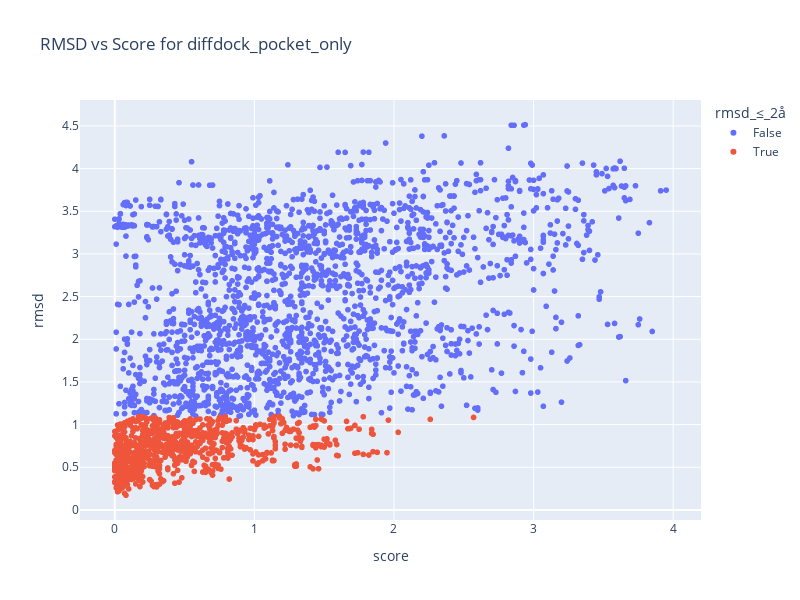
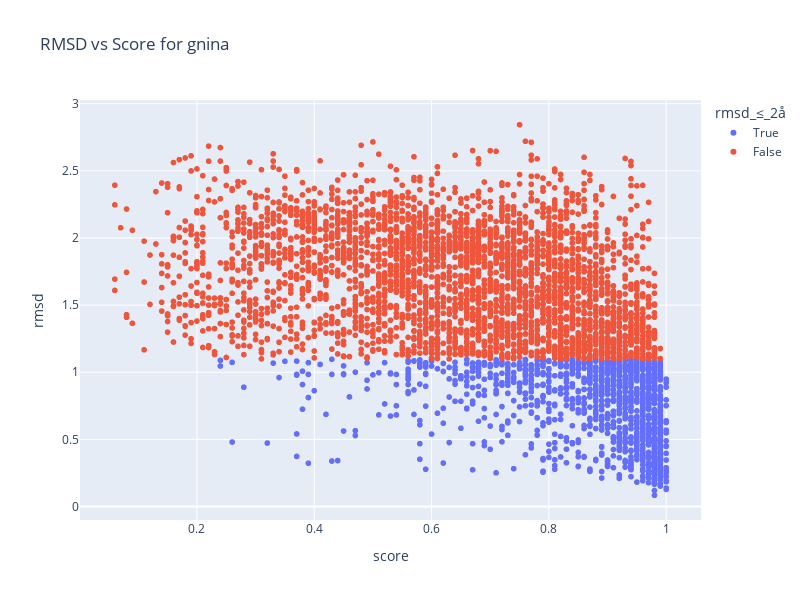
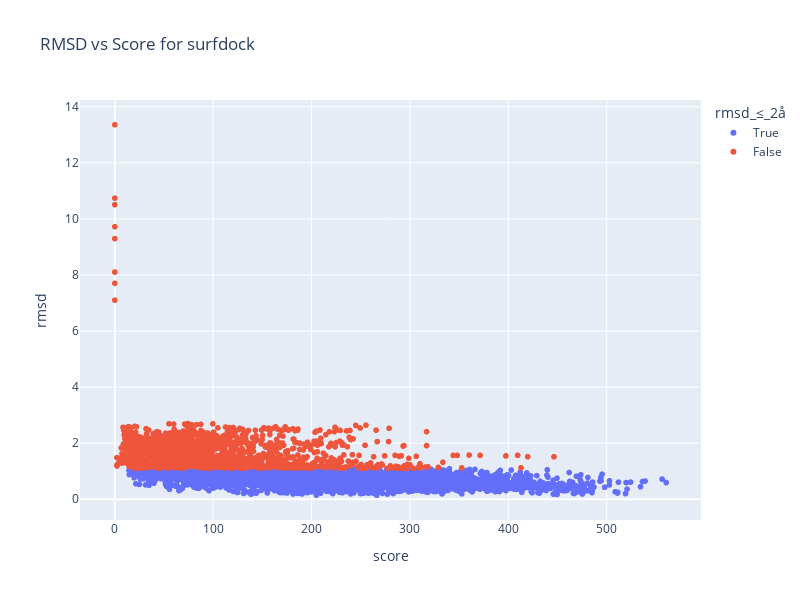
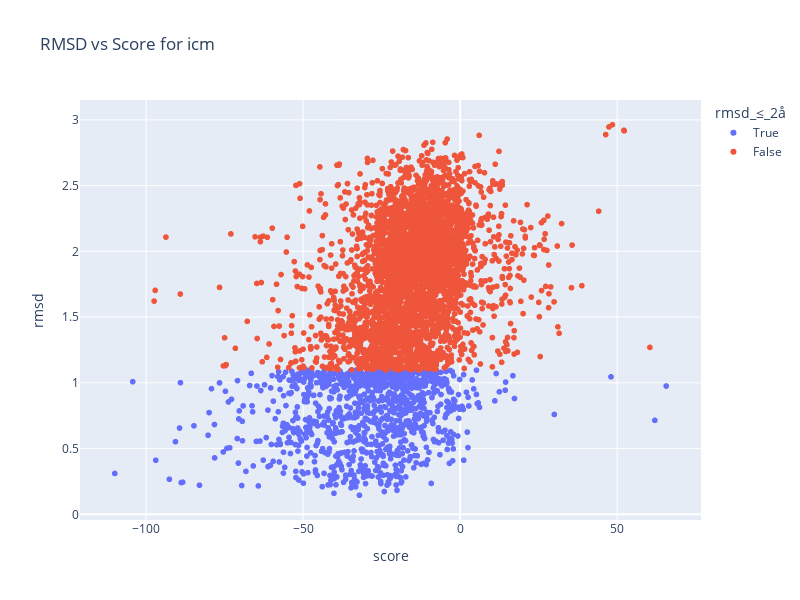

Notebook code cell kept with these figures, in order:
### Code cell
methods = df_combined.dropna(subset=["score"])["method"].unique()

for m in methods:
    subset = df_combined[(df_combined["method"] == m) & (df_combined["score"].notna())]
    fig = px.scatter(
        subset,
        x="score",
        y="rmsd",
        color="rmsd_≤_2å",
        title=f"RMSD vs Score for {m}",
        width=800,
        height=600
    )
    fig.show()

### Figure 1 — Plotly figure (JSON) as saved in the notebook; plotly's stock layout.template omitted (floating-point values rounded to 4 significant figures; data arrays with more than 128 entries replaced by an {"elided": "..."} marker saying what was removed)
{"data": [{"hovertemplate": "rmsd_≤_2å=False<br>score=%{x}<br>rmsd=%{y}<extra></extra>", "legendgroup": "False", "marker": {"color": "#636efa", "symbol": "circle"}, "mode": "markers", "name": "False", "showlegend": true, "type": "scattergl", "x": {"elided": "2025 float values"}, "xaxis": "x", "y": {"elided": "2025 float values"}, "yaxis": "y"}, {"hovertemplate": "rmsd_≤_2å=True<br>score=%{x}<br>rmsd=%{y}<extra></extra>", "legendgroup": "True", "marker": {"color": "#EF553B", "symbol": "circle"}, "mode": "markers", "name": "True", "showlegend": true, "type": "scattergl", "x": {"elided": "995 float values"}, "xaxis": "x", "y": {"elided": "995 float values"}, "yaxis": "y"}], "layout": {"height": 600, "legend": {"title": {"text": "rmsd_≤_2å"}, "tracegroupgap": 0}, "title": {"text": "RMSD vs Score for diffdock_pocket_only"}, "width": 800, "xaxis": {"anchor": "y", "domain": [0, 1], "title": {"text": "score"}}, "yaxis": {"anchor": "x", "domain": [0, 1], "title": {"text": "rmsd"}}}}

### Figure 2 — Plotly figure (JSON) as saved in the notebook; plotly's stock layout.template omitted (floating-point values rounded to 4 significant figures; data arrays with more than 128 entries replaced by an {"elided": "..."} marker saying what was removed)
{"data": [{"hovertemplate": "rmsd_≤_2å=True<br>score=%{x}<br>rmsd=%{y}<extra></extra>", "legendgroup": "True", "marker": {"color": "#636efa", "symbol": "circle"}, "mode": "markers", "name": "True", "showlegend": true, "type": "scattergl", "x": {"elided": "1366 float values"}, "xaxis": "x", "y": {"elided": "1366 float values"}, "yaxis": "y"}, {"hovertemplate": "rmsd_≤_2å=False<br>score=%{x}<br>rmsd=%{y}<extra></extra>", "legendgroup": "False", "marker": {"color": "#EF553B", "symbol": "circle"}, "mode": "markers", "name": "False", "showlegend": true, "type": "scattergl", "x": {"elided": "3554 float values"}, "xaxis": "x", "y": {"elided": "3554 float values"}, "yaxis": "y"}], "layout": {"height": 600, "legend": {"title": {"text": "rmsd_≤_2å"}, "tracegroupgap": 0}, "title": {"text": "RMSD vs Score for gnina"}, "width": 800, "xaxis": {"anchor": "y", "domain": [0, 1], "title": {"text": "score"}}, "yaxis": {"anchor": "x", "domain": [0, 1], "title": {"text": "rmsd"}}}}

### Figure 3 — Plotly figure (JSON) as saved in the notebook; plotly's stock layout.template omitted (floating-point values rounded to 4 significant figures; data arrays with more than 128 entries replaced by an {"elided": "..."} marker saying what was removed)
{"data": [{"hovertemplate": "rmsd_≤_2å=True<br>score=%{x}<br>rmsd=%{y}<extra></extra>", "legendgroup": "True", "marker": {"color": "#636efa", "symbol": "circle"}, "mode": "markers", "name": "True", "showlegend": true, "type": "scattergl", "x": {"elided": "3101 float values"}, "xaxis": "x", "y": {"elided": "3101 float values"}, "yaxis": "y"}, {"hovertemplate": "rmsd_≤_2å=False<br>score=%{x}<br>rmsd=%{y}<extra></extra>", "legendgroup": "False", "marker": {"color": "#EF553B", "symbol": "circle"}, "mode": "markers", "name": "False", "showlegend": true, "type": "scattergl", "x": {"elided": "1792 float values"}, "xaxis": "x", "y": {"elided": "1792 float values"}, "yaxis": "y"}], "layout": {"height": 600, "legend": {"title": {"text": "rmsd_≤_2å"}, "tracegroupgap": 0}, "title": {"text": "RMSD vs Score for surfdock"}, "width": 800, "xaxis": {"anchor": "y", "domain": [0, 1], "title": {"text": "score"}}, "yaxis": {"anchor": "x", "domain": [0, 1], "title": {"text": "rmsd"}}}}

### Figure 4 — Plotly figure (JSON) as saved in the notebook; plotly's stock layout.template omitted (floating-point values rounded to 4 significant figures; data arrays with more than 128 entries replaced by an {"elided": "..."} marker saying what was removed)
{"data": [{"hovertemplate": "rmsd_≤_2å=True<br>score=%{x}<br>rmsd=%{y}<extra></extra>", "legendgroup": "True", "marker": {"color": "#636efa", "symbol": "circle"}, "mode": "markers", "name": "True", "showlegend": true, "type": "scattergl", "x": {"elided": "1050 float values"}, "xaxis": "x", "y": {"elided": "1050 float values"}, "yaxis": "y"}, {"hovertemplate": "rmsd_≤_2å=False<br>score=%{x}<br>rmsd=%{y}<extra></extra>", "legendgroup": "False", "marker": {"color": "#EF553B", "symbol": "circle"}, "mode": "markers", "name": "False", "showlegend": true, "type": "scattergl", "x": {"elided": "3890 float values"}, "xaxis": "x", "y": {"elided": "3890 float values"}, "yaxis": "y"}], "layout": {"height": 600, "legend": {"title": {"text": "rmsd_≤_2å"}, "tracegroupgap": 0}, "title": {"text": "RMSD vs Score for icm"}, "width": 800, "xaxis": {"anchor": "y", "domain": [0, 1], "title": {"text": "score"}}, "yaxis": {"anchor": "x", "domain": [0, 1], "title": {"text": "rmsd"}}}}
